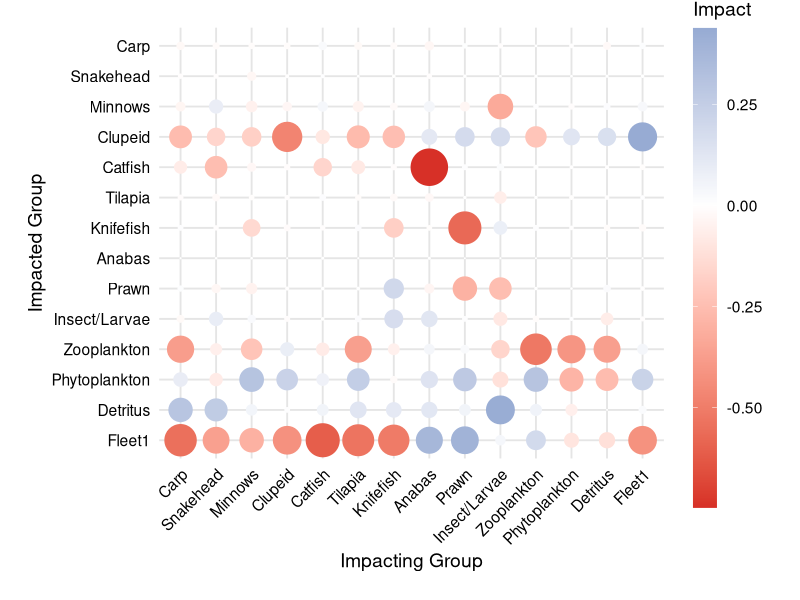
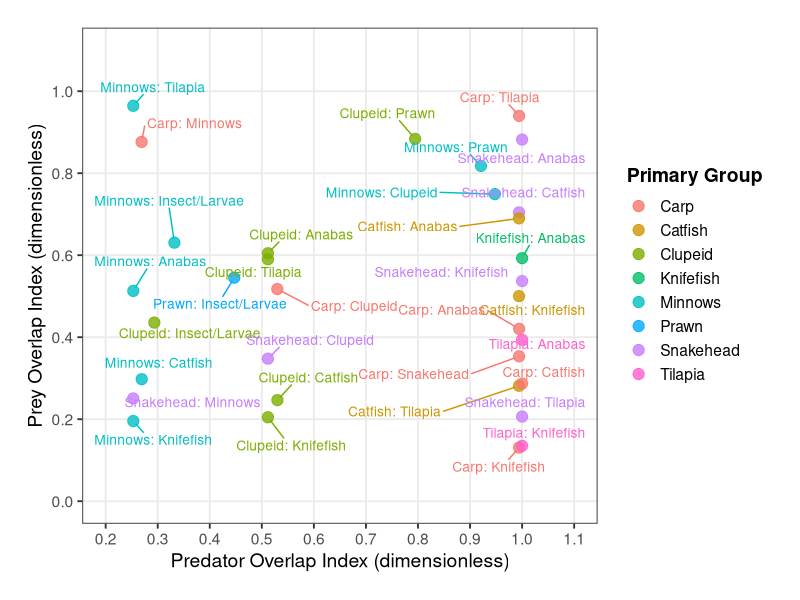
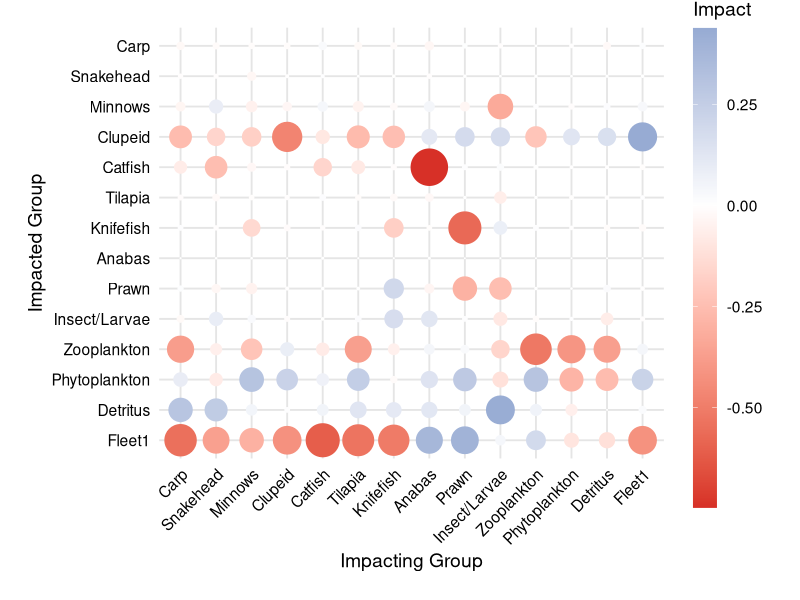
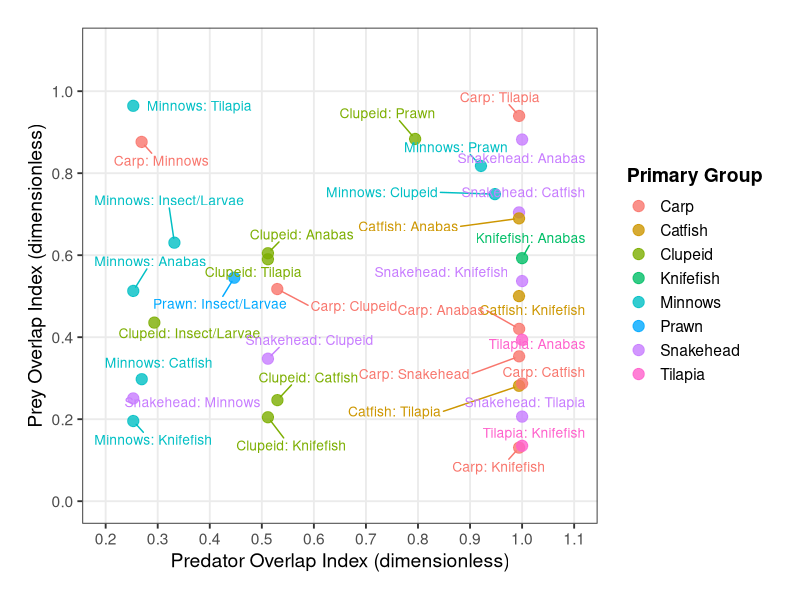

The R source for these figures, in order:


# Install required packages if you don't have them
# install.packages(c("readxl", "ggplot2", "tidyr", "dplyr"))

library(readxl)
library(ggplot2)
library(tidyr)
library(dplyr)

# 1. Load the data from your Excel file
# IMPORTANT: Replace "MTI_Data.xlsx" with your actual Excel file name
mti_raw <- read_excel("input.xlsx", sheet = "MTI")

# Convert the first column (Group names) into row names for easier manipulation
mti_data <- as.data.frame(mti_raw)
rownames(mti_data) <- mti_data[[1]]
mti_data <- mti_data[, -1] # Remove the first column now that they are row names

# 2. Format the data for ggplot (convert from a wide matrix to a long table)
mti_data$Impacted <- rownames(mti_data)
mti_long <- pivot_longer(mti_data, cols = -Impacted, names_to = "Impacting", values_to = "Impact")

# Lock in the exact ecological order of your functional groups
groups <- c("Carp", "Snakehead", "Minnows", "Clupeid", "Catfish", "Tilapia", "Knifefish", 
            "Anabas", "Prawn", "Insect/Larvae", "Zooplankton", "Phytoplankton", "Detritus", "Fleet1")

mti_long$Impacting <- factor(mti_long$Impacting, levels = groups)
mti_long$Impacted <- factor(mti_long$Impacted, levels = rev(groups)) # Reversed so the Y-axis reads top-to-bottom

## 3. Create the premium static plot (Updated)
mti_plot <- ggplot(mti_long, aes(x = Impacting, y = Impacted)) +
  geom_point(aes(size = abs(Impact), color = Impact)) +
  # Red for negative impact, Blue for positive, White for neutral
  scale_color_gradient2(
    low = "#d73027", mid = "white", high = "#4575b4", midpoint = 0,
    # Changed barheight from 1 to 0.8 to fit perfectly within the margins
    guide = guide_colorbar(barheight = unit(0.8, "npc"), title.position = "top")
  ) +
  # Hide the redundant size legend to keep the visual uncluttered
  scale_size_continuous(range = c(0, 12), guide = "none") + 
  theme_minimal(base_size = 14) +
  theme(
    axis.text.x = element_text(angle = 45, hjust = 1, color = "black"),
    axis.text.y = element_text(color = "black"),
    panel.grid.major = element_line(color = "grey90"),
    # Removed the plot.title theme formatting since the title is gone
    plot.margin = margin(t = 20, r = 20, b = 20, l = 20) 
  ) +
  labs(
    # The title line has been completely removed
    x = "Impacting Group",
    y = "Impacted Group",
    color = "Relative\nImpact"
  )

# Display the plot in RStudio
print(mti_plot)

# 4. Export as a high-quality PDF
ggsave(
  filename = "Kaptai_Lake_MTI.pdf",
  plot = mti_plot,
  width = 10,
  height = 8,
  units = "in",
  device = "pdf",
  useDingbats = FALSE
)




# 1. Install required packages (uncomment and run if you don't have them)
# install.packages(c("ggplot2", "dplyr", "tidyr", "ggrepel"))

library(ggplot2)
library(dplyr)
library(tidyr)
library(ggrepel)

# 2. Read the weirdly formatted EwE CSV file
# Replace "niche.csv" with your actual file path if needed
raw_data <- read.csv("niche.csv", stringsAsFactors = FALSE, check.names = FALSE)

# 3. Data Wrangling: Extract the pair names from the first row
pair_names <- as.character(raw_data[1, -1])

# Remove the first row so we only have numeric data
data_numeric <- raw_data[-1, ]

# Fix column names: First column is X (Predator Overlap), the rest are Y (Prey Overlap)
colnames(data_numeric)[1] <- "Predator_Overlap"
colnames(data_numeric)[-1] <- pair_names

# Convert all columns to numeric format
data_numeric[] <- lapply(data_numeric, as.numeric)

# 4. Reshape the data from wide to long format
df_long <- data_numeric %>%
  pivot_longer(
    cols = -Predator_Overlap, 
    names_to = "Pair", 
    values_to = "Prey_Overlap", 
    values_drop_na = TRUE
  ) %>%
  filter(!is.na(Prey_Overlap))

# Create a "Primary Group" column for coloring the dots (takes the first name before the colon)
df_long$Primary_Group <- sub(":.*", "", df_long$Pair)

# 5. Create the beautiful, publication-ready plot
niche_plot <- ggplot(df_long, aes(x = Predator_Overlap, y = Prey_Overlap, color = Primary_Group)) +
  # Add the dots
  geom_point(size = 3.5, alpha = 0.8) +
  # Add non-overlapping labels using the actual group names instead of confusing numbers!
  geom_text_repel(
    aes(label = Pair), 
    size = 3.5, 
    max.overlaps = Inf,       # Forces R to label every single point
    box.padding = 0.6,        # Space between labels
    point.padding = 0.3,      # Space between label and dot
    show.legend = FALSE       # Hides 'a' from the legend
  ) +
  # Apply a clean, high-contrast scientific theme
  theme_bw(base_size = 14) +
  theme(
    panel.grid.minor = element_blank(),
    legend.position = "right",
    legend.title = element_text(face = "bold"),
    plot.margin = margin(t = 20, r = 20, b = 20, l = 20)
  ) +
  # Set the axis limits based on your data (similar to the EwE software scale)
  scale_x_continuous(limits = c(0.2, 1.1), breaks = seq(0.2, 1.1, by = 0.1)) +
  scale_y_continuous(limits = c(0, 1.1), breaks = seq(0, 1.1, by = 0.2)) +
  # Add exact labels
  labs(
    x = "Predator Overlap Index (dimensionless)",
    y = "Prey Overlap Index (dimensionless)",
    color = "Primary Group"
  )

# Display the plot
print(niche_plot)

# 6. Export directly to high-quality PDF
ggsave(
  filename = "Kaptai_Lake_Niche_Overlap.pdf",
  plot = niche_plot,
  width = 12,       # Wide format gives the labels plenty of room to spread out
  height = 8,
  units = "in",
  device = "pdf",
  useDingbats = FALSE
)
